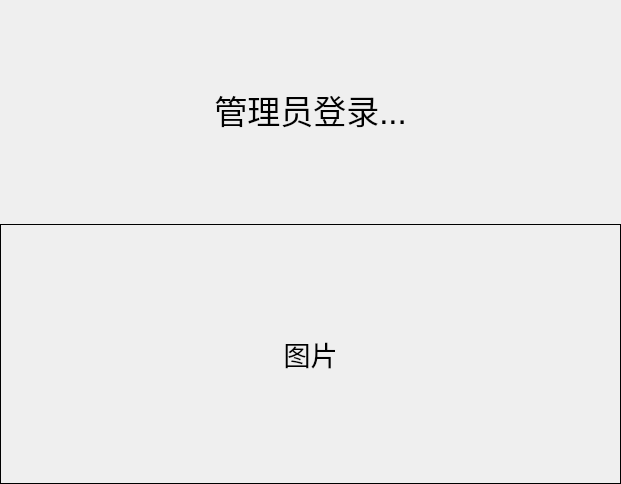
<?xml version="1.0" encoding="UTF-8"?>
<ui version="4.0">
 <class>IrisLogin</class>
 <widget class="QWidget" name="IrisLogin">
  <property name="geometry">
   <rect>
    <x>0</x>
    <y>0</y>
    <width>621</width>
    <height>484</height>
   </rect>
  </property>
  <property name="windowTitle">
   <string>Form</string>
  </property>
  <layout class="QGridLayout" name="gridLayout">
   <property name="margin">
    <number>0</number>
   </property>
   <item row="0" column="0">
    <widget class="QWidget" name="widgetAdmin" native="true">
     <property name="minimumSize">
      <size>
       <width>0</width>
       <height>200</height>
      </size>
     </property>
     <property name="palette">
      <palette>
       <active>
        <colorrole role="WindowText">
         <brush brushstyle="SolidPattern">
          <color alpha="255">
           <red>0</red>
           <green>0</green>
           <blue>0</blue>
          </color>
         </brush>
        </colorrole>
       </active>
       <inactive>
        <colorrole role="WindowText">
         <brush brushstyle="SolidPattern">
          <color alpha="255">
           <red>0</red>
           <green>0</green>
           <blue>0</blue>
          </color>
         </brush>
        </colorrole>
       </inactive>
       <disabled>
        <colorrole role="WindowText">
         <brush brushstyle="SolidPattern">
          <color alpha="255">
           <red>159</red>
           <green>158</green>
           <blue>158</blue>
          </color>
         </brush>
        </colorrole>
       </disabled>
      </palette>
     </property>
     <property name="autoFillBackground">
      <bool>true</bool>
     </property>
     <layout class="QGridLayout" name="gridLayoutAdmin">
      <property name="margin">
       <number>0</number>
      </property>
      <item row="0" column="0">
       <widget class="QLabel" name="labAdmin">
        <property name="palette">
         <palette>
          <active>
           <colorrole role="WindowText">
            <brush brushstyle="SolidPattern">
             <color alpha="255">
              <red>0</red>
              <green>0</green>
              <blue>0</blue>
             </color>
            </brush>
           </colorrole>
           <colorrole role="Text">
            <brush brushstyle="SolidPattern">
             <color alpha="255">
              <red>0</red>
              <green>0</green>
              <blue>0</blue>
             </color>
            </brush>
           </colorrole>
           <colorrole role="ButtonText">
            <brush brushstyle="SolidPattern">
             <color alpha="255">
              <red>0</red>
              <green>0</green>
              <blue>0</blue>
             </color>
            </brush>
           </colorrole>
          </active>
          <inactive>
           <colorrole role="WindowText">
            <brush brushstyle="SolidPattern">
             <color alpha="255">
              <red>0</red>
              <green>0</green>
              <blue>0</blue>
             </color>
            </brush>
           </colorrole>
           <colorrole role="Text">
            <brush brushstyle="SolidPattern">
             <color alpha="255">
              <red>0</red>
              <green>0</green>
              <blue>0</blue>
             </color>
            </brush>
           </colorrole>
           <colorrole role="ButtonText">
            <brush brushstyle="SolidPattern">
             <color alpha="255">
              <red>0</red>
              <green>0</green>
              <blue>0</blue>
             </color>
            </brush>
           </colorrole>
          </inactive>
          <disabled>
           <colorrole role="WindowText">
            <brush brushstyle="SolidPattern">
             <color alpha="255">
              <red>0</red>
              <green>0</green>
              <blue>0</blue>
             </color>
            </brush>
           </colorrole>
           <colorrole role="Text">
            <brush brushstyle="SolidPattern">
             <color alpha="255">
              <red>0</red>
              <green>0</green>
              <blue>0</blue>
             </color>
            </brush>
           </colorrole>
           <colorrole role="ButtonText">
            <brush brushstyle="SolidPattern">
             <color alpha="255">
              <red>0</red>
              <green>0</green>
              <blue>0</blue>
             </color>
            </brush>
           </colorrole>
          </disabled>
         </palette>
        </property>
        <property name="font">
         <font>
          <pointsize>25</pointsize>
          <weight>50</weight>
          <italic>false</italic>
          <bold>false</bold>
         </font>
        </property>
        <property name="styleSheet">
         <string notr="true">color: rgb(0, 0, 0);</string>
        </property>
        <property name="text">
         <string>管理员登录...</string>
        </property>
        <property name="alignment">
         <set>Qt::AlignCenter</set>
        </property>
       </widget>
      </item>
     </layout>
    </widget>
   </item>
   <item row="1" column="0">
    <widget class="QWidget" name="widgetEyeImage" native="true">
     <property name="minimumSize">
      <size>
       <width>0</width>
       <height>260</height>
      </size>
     </property>
     <property name="autoFillBackground">
      <bool>true</bool>
     </property>
     <layout class="QGridLayout" name="gridLayout_2">
      <property name="margin">
       <number>0</number>
      </property>
      <item row="0" column="0">
       <layout class="QHBoxLayout" name="horizontalLayout" stretch="0">
        <item>
         <widget class="QLabel" name="labEye">
          <property name="font">
           <font>
            <pointsize>20</pointsize>
           </font>
          </property>
          <property name="styleSheet">
           <string notr="true">color:rgb(0, 0, 0)</string>
          </property>
          <property name="frameShape">
           <enum>QFrame::Box</enum>
          </property>
          <property name="text">
           <string>图片</string>
          </property>
          <property name="alignment">
           <set>Qt::AlignCenter</set>
          </property>
         </widget>
        </item>
       </layout>
      </item>
     </layout>
    </widget>
   </item>
  </layout>
 </widget>
 <resources/>
 <connections/>
</ui>
